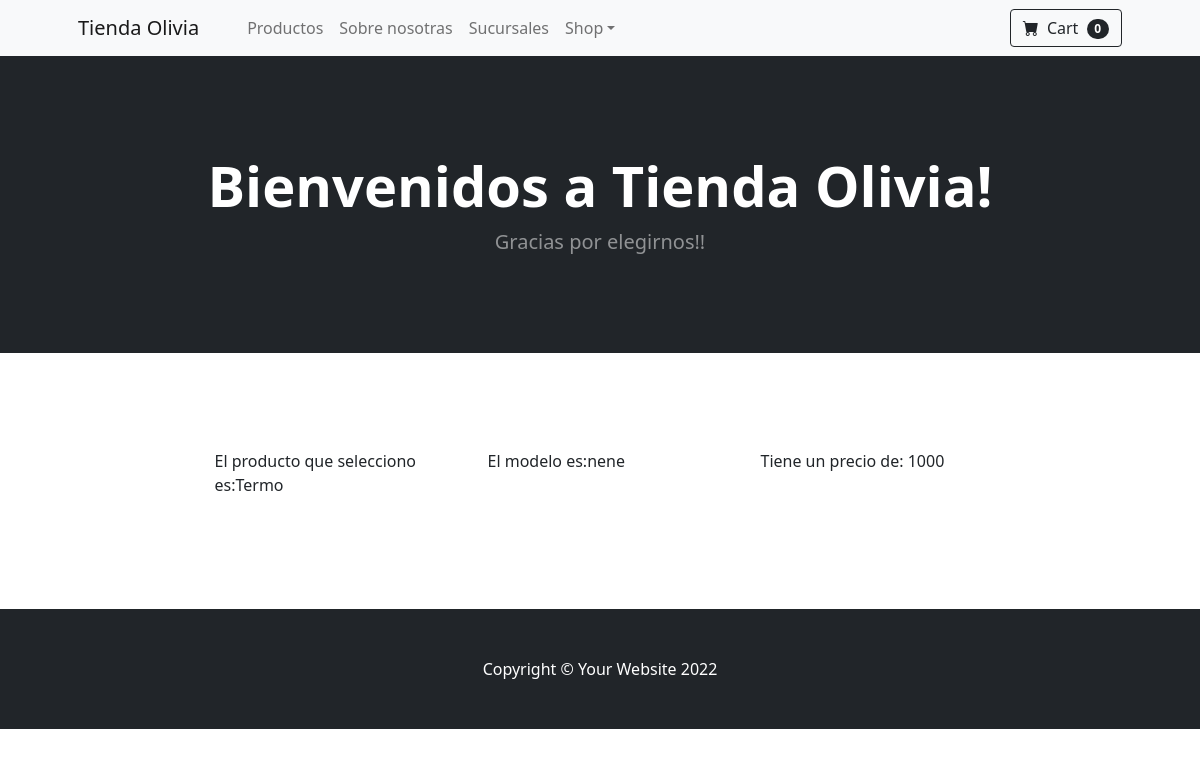
Screenshot of /WebPage/productos/3 with the database file from the repository.
### WebPage/models.py (models this page shows, shortened)
class Productos (models.Model):
    nombre = models.CharField (max_length=150)
    modelo = models.CharField (max_length=150, blank=True , null=True)
    precio = models.IntegerField (default=0)

### WebPage/views.py (the view)
# urls.py: path('productos/<pk>', detalle_prod.as_view(), name = 'detalle_producto' ),
class detalle_prod (DetailView):
    model = Productos
    template_name = 'WebPage/detalle_prod.html'

### WebPage/templates/WebPage/detalle_prod.html
{% extends 'WebPage/base.html' %}
{% block detail_productos %}
   <p>El producto que selecciono es:{{ productos.nombre }}</p>
   <p>El modelo es:{{ productos.modelo }}</p>
   <p>Tiene un precio de:  {{ productos.precio}}</p>
{% endblock detail_productos %}

### rows the page displays
Productos: nombre "Termo", modelo "nene", precio "1000"
